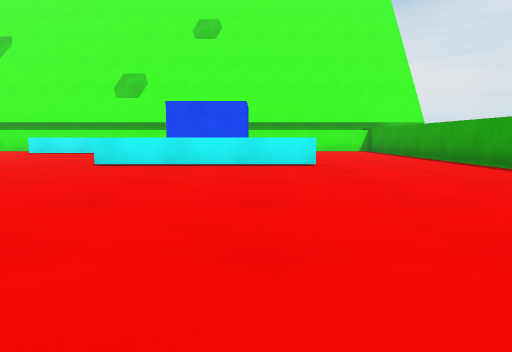
View 1 (above)

19 first-person views from a walk through a 3-D level made in the Unity game engine. The camera is 0.55 m above the floor, tilts 6° down and sees 70° across. The floor is counted in squares, 1 m on a side. Each view is taken from the middle of a square. On the plan, view 1 faces up. The plan holds only what a view shows up to about 9 squares ahead; the rest is blank. The place goes on beyond the plan. The player character is not drawn.

View 2
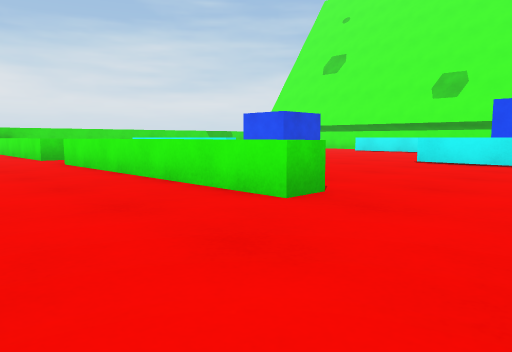

View 3
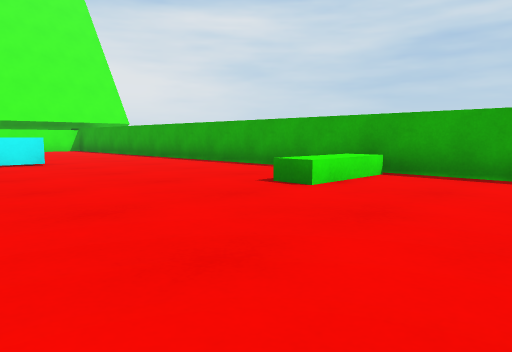

View 4
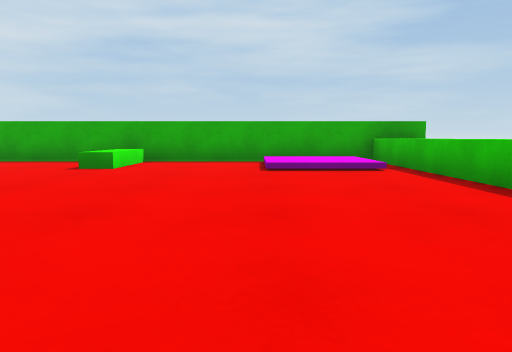

View 5
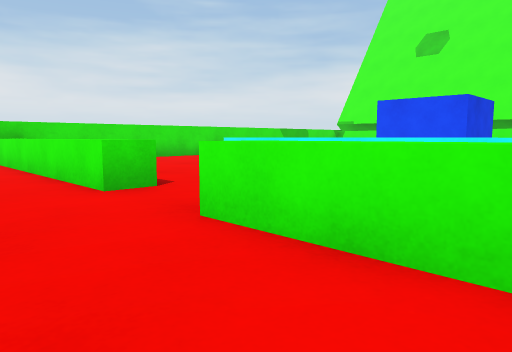

View 6
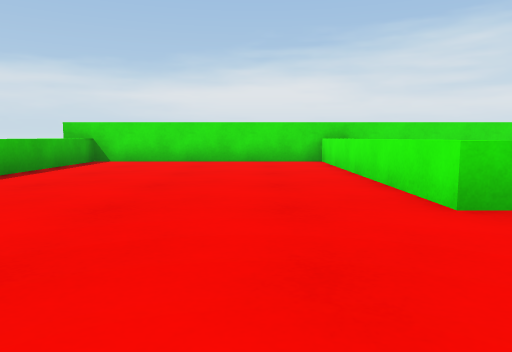

View 7
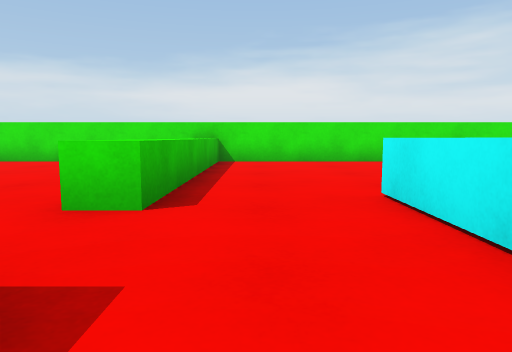

View 8
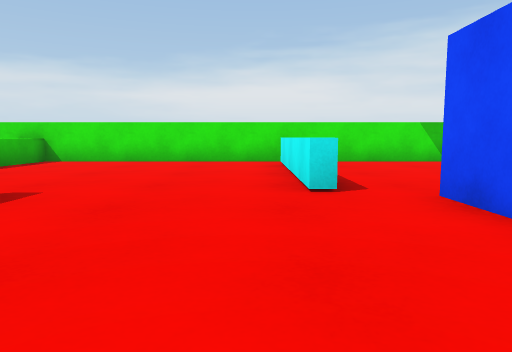

View 9
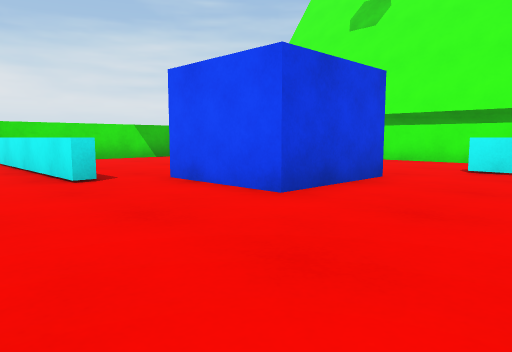

View 10
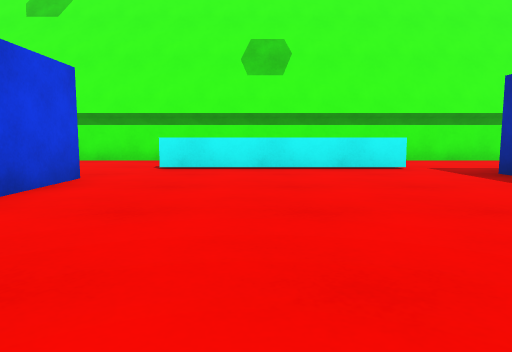

View 11
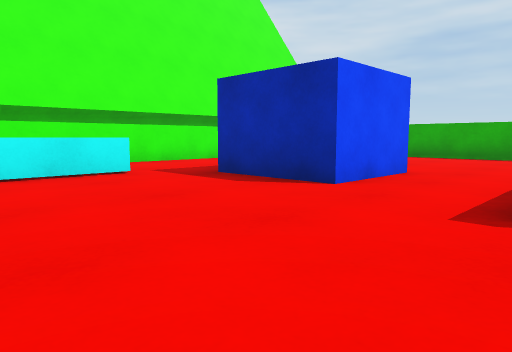

View 12
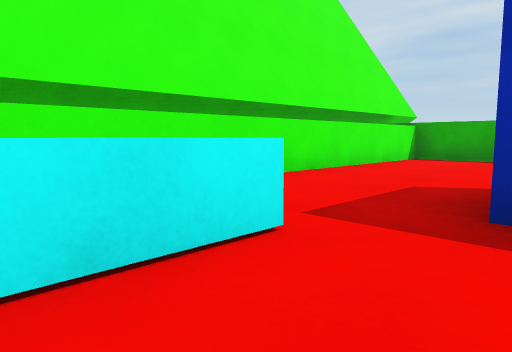

View 13
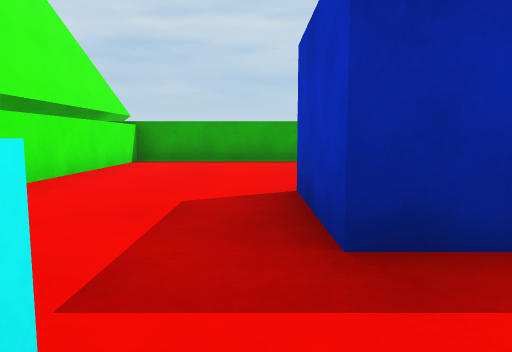

View 14
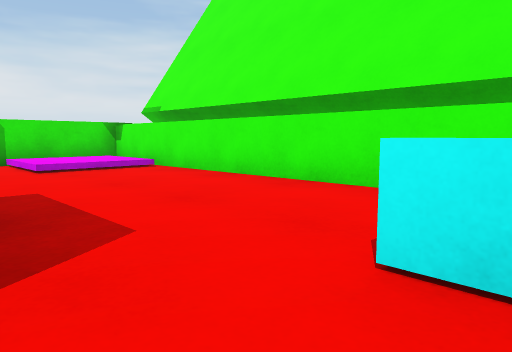

View 15
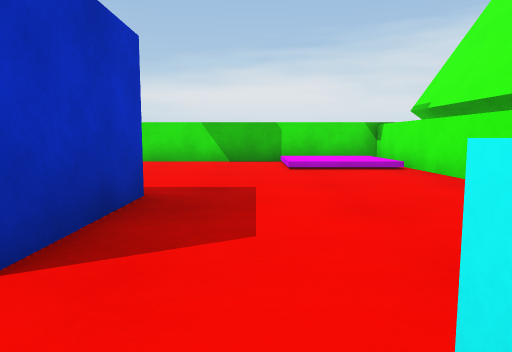

View 16
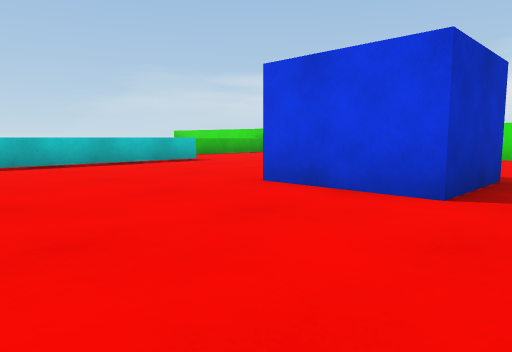

View 17
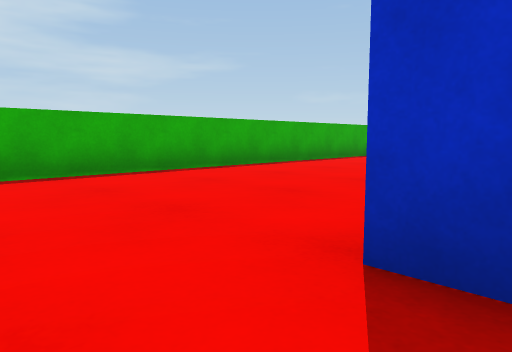

View 18
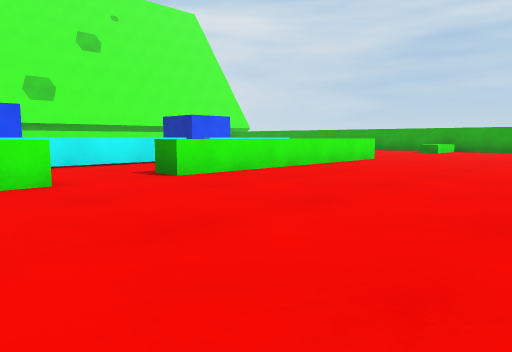

View 19
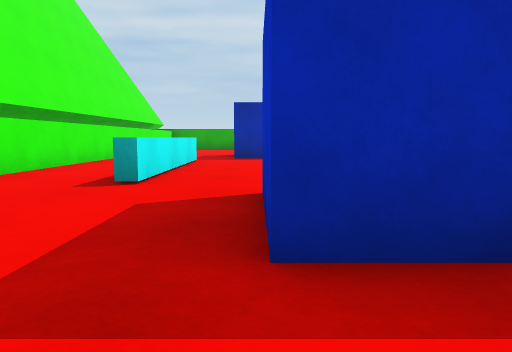

### Floor plan
Key: @ floor where view 1 was taken; # wall or solid block; x gap in a wall; . main floor; : floor 0.15 m higher than the main floor; / step, stairs or slope; = window, fence, low wall or low ledge; ^ raised ledge; B blue block.
Columns run from 16 left of view 1 to 5 right of it. Each row starts with its distance up from view 1.
 15 ######################
 14 #::..................#
 13 #::......^^^^........#
 12 #....................#
 11 #.....BB......BBB....#
 10 #.....BB......BBB....#
  9 #.....BB.............#
  8 #x^^^^...............#
  7 #............^^^^^...#
  6 #....................#
  5 #.......... .........#
  4 #.....====   ........#
  3 #.........   ........#
  2 #^^^^^^.^^^^^^^....^^#
  1 #....................#
  0 #...............@....#
 -1 #.................///#
 -2 #................./:/#
 -3 #........     ....///#
 -4 #^^^^           ^^^^^#
 -5                      #

Positions as (right, up) in squares from view 1, and headings:
1: (0, 0), facing up
2: (0, -1), facing up-left
3: (-1, -1), facing up-right
4: (-4, -1), facing right
5: (-6, 0), facing up-left
6: (-7, 0), facing left
7: (-7, 3), facing left
8: (-7, 7), facing left
9: (-6, 6), facing up-left
10: (-6, 6), facing up
11: (-6, 7), facing up-right
12: (-5, 11), facing up-right
13: (-4, 12), facing right
14: (-7, 11), facing up-left
15: (-7, 12), facing left
16: (-5, 12), facing down-left
17: (-1, 13), facing down-right
18: (-11, -3), facing up-right
19: (-12, 11), facing right
